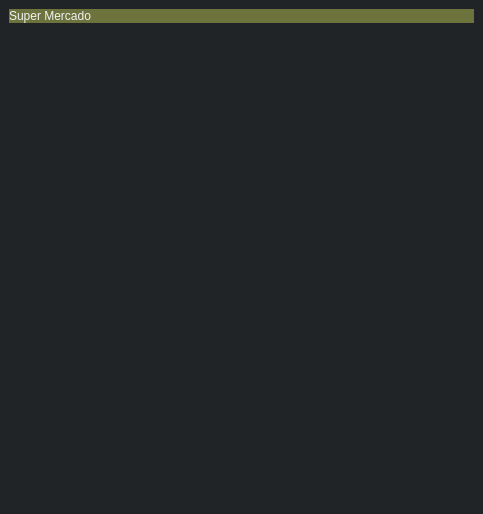
<?xml version="1.0" encoding="UTF-8"?>
<ui version="4.0">
 <class>MainWindow</class>
 <widget class="QMainWindow" name="MainWindow">
  <property name="geometry">
   <rect>
    <x>0</x>
    <y>0</y>
    <width>483</width>
    <height>514</height>
   </rect>
  </property>
  <property name="windowTitle">
   <string>MainWindow</string>
  </property>
  <property name="styleSheet">
   <string notr="true">color: rgb(111, 238, 244);
background-color: #202426;
color: rgb(27, 56, 79);</string>
  </property>
  <widget class="QWidget" name="centralwidget">
   <layout class="QHBoxLayout" name="horizontalLayout_2">
    <item>
     <layout class="QVBoxLayout" name="verticalLayout_2">
      <item>
       <widget class="QLabel" name="label">
        <property name="sizePolicy">
         <sizepolicy hsizetype="Expanding" vsizetype="Fixed">
          <horstretch>0</horstretch>
          <verstretch>0</verstretch>
         </sizepolicy>
        </property>
        <property name="styleSheet">
         <string notr="true">background-color: #6C733D;
font: 20pt &quot;Impact&quot;;
color:#F2F2F2;
</string>
        </property>
        <property name="text">
         <string>Super Mercado</string>
        </property>
       </widget>
      </item>
      <item>
       <layout class="QHBoxLayout" name="horizontalLayout">
        <item>
         <layout class="QVBoxLayout" name="verticalLayout">
          <item>
           <widget class="QPushButton" name="produtos_btn">
            <property name="sizePolicy">
             <sizepolicy hsizetype="Preferred" vsizetype="Preferred">
              <horstretch>0</horstretch>
              <verstretch>0</verstretch>
             </sizepolicy>
            </property>
            <property name="accessibleName">
             <string extracomment="Produtos"/>
            </property>
            <property name="accessibleDescription">
             <string extracomment="Produtos"/>
            </property>
            <property name="styleSheet">
             <string notr="true">border-radius: 10px;
padding:10px;
</string>
            </property>
            <property name="text">
             <string extracomment="Produtos"/>
            </property>
            <property name="icon">
             <iconset>
              <normaloff>../image/icons8-fast-moving-consumer-goods-96.png</normaloff>../image/icons8-fast-moving-consumer-goods-96.png</iconset>
            </property>
            <property name="iconSize">
             <size>
              <width>50</width>
              <height>50</height>
             </size>
            </property>
           </widget>
          </item>
          <item>
           <widget class="QPushButton" name="dashboard_btn">
            <property name="sizePolicy">
             <sizepolicy hsizetype="Preferred" vsizetype="Preferred">
              <horstretch>0</horstretch>
              <verstretch>0</verstretch>
             </sizepolicy>
            </property>
            <property name="accessibleName">
             <string extracomment="Produtos"/>
            </property>
            <property name="accessibleDescription">
             <string extracomment="Produtos"/>
            </property>
            <property name="styleSheet">
             <string notr="true">border-radius: 10px;
padding:10px;
</string>
            </property>
            <property name="text">
             <string/>
            </property>
            <property name="icon">
             <iconset>
              <normaloff>../image/icons8-vendas-96.png</normaloff>../image/icons8-vendas-96.png</iconset>
            </property>
            <property name="iconSize">
             <size>
              <width>50</width>
              <height>45</height>
             </size>
            </property>
           </widget>
          </item>
          <item>
           <widget class="QPushButton" name="vendas_btn">
            <property name="sizePolicy">
             <sizepolicy hsizetype="Preferred" vsizetype="Preferred">
              <horstretch>0</horstretch>
              <verstretch>0</verstretch>
             </sizepolicy>
            </property>
            <property name="styleSheet">
             <string notr="true">border-radius: 10px;
padding:10px;</string>
            </property>
            <property name="text">
             <string/>
            </property>
            <property name="icon">
             <iconset>
              <normaloff>../image/icons8-compra-100.png</normaloff>../image/icons8-compra-100.png</iconset>
            </property>
            <property name="iconSize">
             <size>
              <width>50</width>
              <height>50</height>
             </size>
            </property>
           </widget>
          </item>
          <item>
           <widget class="QPushButton" name="estoque_btn">
            <property name="sizePolicy">
             <sizepolicy hsizetype="Preferred" vsizetype="Preferred">
              <horstretch>0</horstretch>
              <verstretch>0</verstretch>
             </sizepolicy>
            </property>
            <property name="styleSheet">
             <string notr="true">border-radius: 10px;
padding:10px;</string>
            </property>
            <property name="text">
             <string/>
            </property>
            <property name="icon">
             <iconset>
              <normaloff>../image/gestao-de-inventario.png</normaloff>../image/gestao-de-inventario.png</iconset>
            </property>
            <property name="iconSize">
             <size>
              <width>50</width>
              <height>50</height>
             </size>
            </property>
           </widget>
          </item>
          <item>
           <spacer name="verticalSpacer_2">
            <property name="orientation">
             <enum>Qt::Vertical</enum>
            </property>
            <property name="sizeHint" stdset="0">
             <size>
              <width>20</width>
              <height>40</height>
             </size>
            </property>
           </spacer>
          </item>
          <item>
           <spacer name="verticalSpacer">
            <property name="orientation">
             <enum>Qt::Vertical</enum>
            </property>
            <property name="sizeHint" stdset="0">
             <size>
              <width>20</width>
              <height>40</height>
             </size>
            </property>
           </spacer>
          </item>
         </layout>
        </item>
        <item>
         <widget class="QStackedWidget" name="painel_principal">
          <property name="sizePolicy">
           <sizepolicy hsizetype="Preferred" vsizetype="Preferred">
            <horstretch>0</horstretch>
            <verstretch>0</verstretch>
           </sizepolicy>
          </property>
          <property name="styleSheet">
           <string notr="true">background-color: #202426;
;</string>
          </property>
         </widget>
        </item>
       </layout>
      </item>
     </layout>
    </item>
   </layout>
  </widget>
  <widget class="QStatusBar" name="statusbar"/>
 </widget>
 <resources/>
 <connections/>
</ui>
